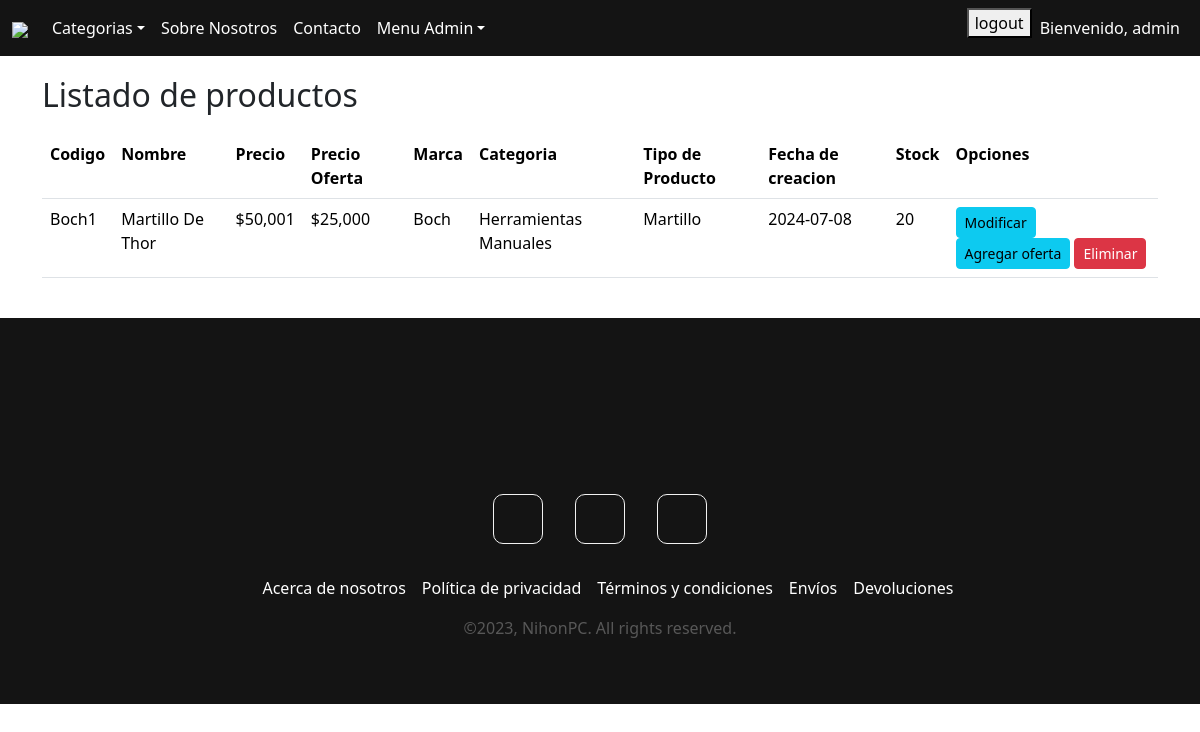
The page /listarOferta (signed in) on the database its author committed.
### app/models.py (models this page shows, shortened)
class Producto_Oferta(models.Model):
    codigo = models.CharField(max_length=50)
    nombre = models.CharField(max_length=50)
    tipo = models.ForeignKey(Tipo, on_delete=models.PROTECT)
    marca = models.ForeignKey(Marca, on_delete=models.PROTECT)
    categoria = models.ForeignKey(Categoria, on_delete=models.PROTECT)
    stock = models.IntegerField()
    fecha = models.DateField(auto_now=True)
    precio = models.IntegerField()
    precio_oferta = models.IntegerField()
    imagen = models.ImageField(upload_to='productos oferta', null=True)
    stock = models.IntegerField()

class Marca(models.Model):
    nombre = models.CharField(max_length=50)
    def __str__(self):
        return self.nombre

class Categoria(models.Model):
    nombre = models.CharField(max_length=50)
    def __str__(self):
        return self.nombre

class Tipo(models.Model):
    nombre = models.CharField(max_length=50)
    def __str__(self):
        return self.nombre

### app/views.py (the view)
# urls.py: path('listarOferta', listarOferta, name = "listarOferta" )
def listarOferta(request):
    productosOferta = Producto_Oferta.objects.all()
    data = {
        'productosOferta' : productosOferta
    }
    return render(request,'formularios/oferta/listarOferta.html', data)

### app/templates/formularios/oferta/listarOferta.html (shortened to what this page needs)
{% extends 'app/base.html' %}
{%block contenido%}
{%load crispy_forms_tags%}
{% load humanize %}
<table class="table table-stiped table-hover responsive-sm">
    <tr>
        <h2>Listado de productos</h2>
        <th>Codigo</th>
        <th>Nombre</th>
        <th>Precio</th>
        <th>Precio Oferta</th>
        <th>Marca</th>
        <th>Categoria</th>
        <th>Tipo de Producto</th>
        <th>Fecha de creacion</th>
        <th>Stock</th>
        <th>Opciones</th>
    </tr>
    {% for p in productosOferta %}
    <tr>
        <td>{{p.codigo | title}}</td>
        <td>{{p.nombre | title}}</td>
        <td>${{p.precio | intcomma}}</td>
        <td>${{p.precio_oferta | intcomma}}</td>
        <td>{{p.marca| title}}</td>
        <td>{{p.categoria | title}}</td>
        <td>{{p.tipo| title}}</td>
        <td>{{p.fecha | title}}</td>
        <td>{{p.stock | title}}</td>
        <td>
            <a href="{% url 'modificarP' p.id %}" class="btn btn-info btn-sm">Modificar</a>
            <a href="{% url 'agregarOferta' p.id %}" class="btn btn-info btn-sm">Agregar oferta</a>
            <a href="" onclick="eliminarProducto({{p.id}})" class="btn btn-danger btn-sm">Eliminar</a>
        </td>
    </tr>
    {% endfor %}
</table>
{%endblock%}

### app/templates/app/base.html (shortened to what this page needs)
{% load static %}
<!DOCTYPE html>
<html lang="es">
<head>
        <link href="{% static 'app/css/styles.css' %}" rel="stylesheet" />
        <link href="{% static 'app/css/bootstrap.min.css' %}" rel="stylesheet" />
    <link rel="stylesheet" href="https://cdnjs.cloudflare.com/ajax/libs/font-awesome/5.15.3/css/all.min.css" />
</head>
<body>
    <header>
        <nav class="navbar navbar-expand-md bg-body-tertiary">
            <div class="container-fluid">
                <a class="navbar-brand" href="">
                    <img src="{% static 'app/img/logo_size_invert.jpg' %}">
                </a>
                <div class="collapse navbar-collapse" id="collapsibleNavbar">
                    <ul class="navbar-nav">
                        <li class="nav-item dropdown">
                            <a class="nav-link dropdown-toggle" href="#" role="button" data-bs-toggle="dropdown" aria-expanded="false">Categorias</a>
                        </li>
                        <li class="nav-item">
                            <a class="nav-link" href="{" style="color: #FFFFFF;">Sobre Nosotros</a>
                        </li>
                        <li class="nav-item">
                            <a class="nav-link" href="{% url 'contactos' %}" style="color: #FFFFFF;">Contacto</a>
                        </li>
                        {%if user.is_superuser %}
                        <li class="nav-item dropdown">
                            <a class="nav-link dropdown-toggle" href="#" role="button" data-bs-toggle="dropdown" aria-expanded="false">Menu Admin</a>
                        </li>
                        {% endif %}
                    </ul>
                    <ul class="navbar-nav ms-auto">
                        {% if user.is_authenticated %}
                            <li>
                                <form method="post" action="{% url 'logout' %}">
                                    <button type="submit">logout</button>
                                </form>
                            </li>
                            <li>
                                <a class="nav-link" href="#">Bienvenido, {{ user.username }}</a>
                            </li>
                        {% endif %}
                    </ul>
                </div>
            </div>
        </nav>
    </header>
<div class="container" style="margin-bottom: 40px; margin-top: 20px;">
    {% block contenido %}
    {% endblock contenido %}
</div>
<footer>
    <div class="social-container">
        <a href="https://www.facebook.com" class="social-icon"></a>
        <a href="https://www.instagram.com" class="social-icon"></a>
        <a href="https://www.whatsapp.com" class="social-icon"></a>
    </div>
    <ul class="footer-container">
        <li class="menu-item"><a href="">Acerca de nosotros</a></li>
        <li class="menu-item"><a href="">Política de privacidad</a></li>
        <li class="menu-item"><a href="">Términos y condiciones</a></li>
        <li class="menu-item"><a href="">Envíos</a></li>
        <li class="menu-item"><a href="">Devoluciones</a></li>
    </ul>
    <span class="copyright">&copy;2023, NihonPC. All rights reserved.</span>
</footer>
    <link href="https://cdn.jsdelivr.net/npm/bootstrap@5.3.3/dist/css/bootstrap.min.css" rel="stylesheet">

### app/static/app/css/styles.css (style rules this page uses)
body { height: 100vh; width: 100%; position: absolute; min-height: 100vh; flex-wrap: wrap; }
footer { width: 100%; position: relative; background-color: #141414; display: flex; justify-content: center; align-items: center; flex-direction: column; align-self: flex-end; bottom: 0; padding: 4rem 0; }
.social-container, .footer-container { display: flex; justify-content: center; align-items: center; flex-wrap: wrap; margin-bottom: 1rem; }
.social-icon { height: 50px; width: 50px; border-radius: 10px; border: 1px solid #f2f2f2; background-image: url(https://cdn.icon-icons.com/icons2/555/PNG/512/facebook_icon-icons.com_53612.png); background-position: center; background-size: 80%; background-repeat: no-repeat; margin: 1rem; }
.social-icon:nth-of-type(2) { background-image: url(https://cdn.icon-icons.com/icons2/1753/PNG/512/iconfinder-social-media-applications-3instagram-4102579_113804.png); }
.social-icon:nth-of-type(3) { background-image: url(https://cdn.icon-icons.com/icons2/99/PNG/512/whatsapp_socialnetwork_17360.png); }
.footer-container { list-style-type: none; }
.footer-container a { color: #fff; text-decoration: none; }
.footer-container li.menu-item { margin-right: 1rem; }
.copyright { color: #f2f2f2; opacity: 0.3; text-align: center; }
.navbar.bg-body-tertiary { background-color: #141414 !important; }
.navbar-nav li a { color: #fff !important; }
.dropdown-toggle { color: #141414 !important; }
.table { margin-bottom: 200px; margin-top: 20px; }

### rows shown on the page
Producto_Oferta: codigo "Boch1", nombre "Martillo De Thor", precio "50,001", precio_oferta "25,000", marca "Boch", categoria "Herramientas Manuales", tipo "Martillo", fecha "2024-07-08", stock "20"

### other values the page prints
{{ user.username }} "admin"
